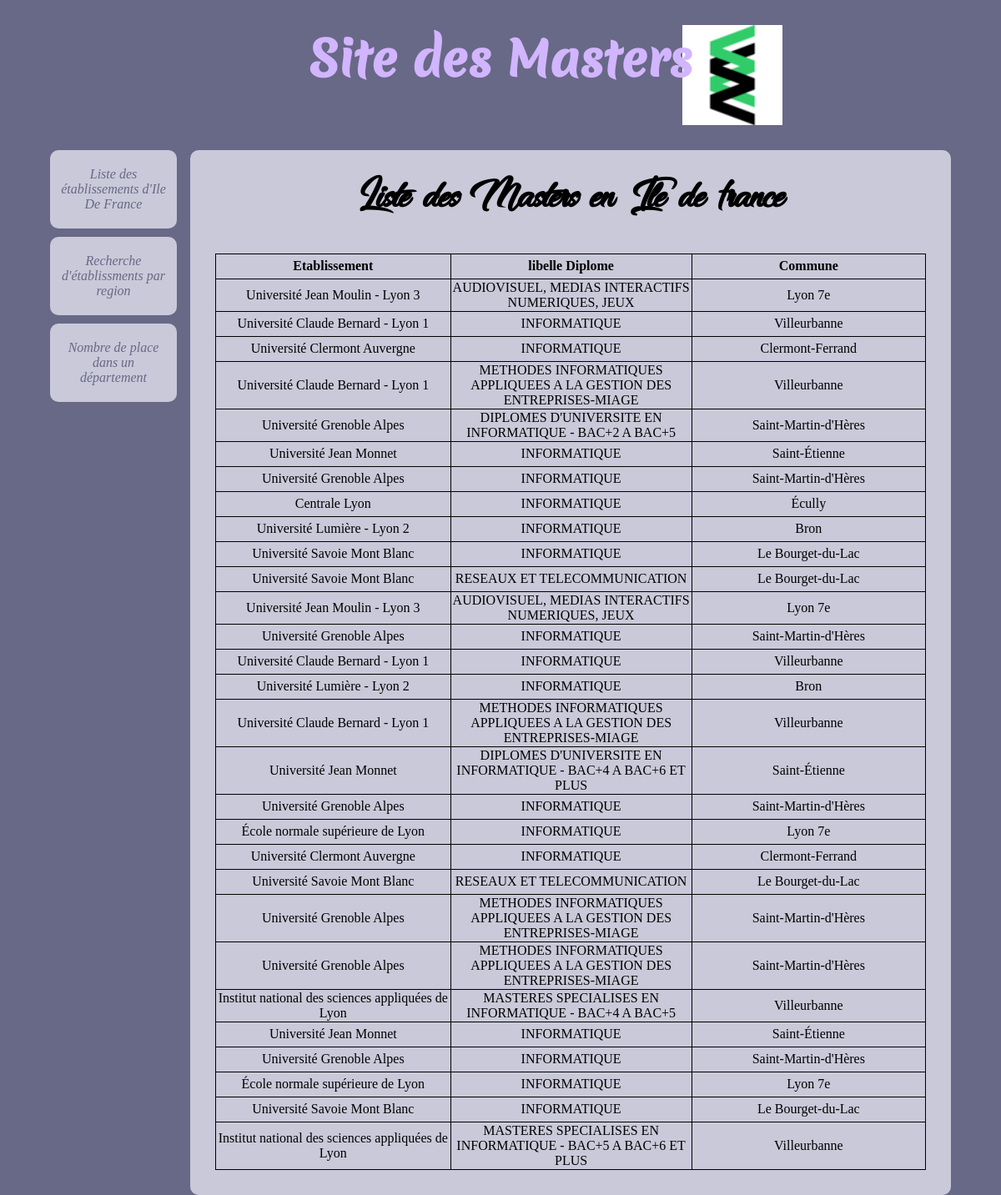
Screenshot of /view_list_model.php?choix_region=R84 with the database file from the repository.
### tables this page shows
CREATE TABLE masters(
    id_etablissement INTEGER NOT NULL,
    type_etablissement VARCHAR(20),
    etablissement VARCHAR(100),
    type_diplome VARCHAR(50),
    regroupement_diplomes VARCHAR(50),
    libelle_diplome VARCHAR(100),
    grande_discipline VARCHAR(50),
    secteur_disciplinaire VARCHAR(50),
    nb_etudiants INTEGER,
    nb_femmes INTEGER,
    nb_hommes INTEGER,
    code_commune  VARCHAR(50),
    commune VARCHAR(50),
    departement VARCHAR(50),
    id_academie VARCHAR(50),
    academie VARCHAR(50),
    id_region VARCHAR(50),
    region VARCHAR(50),
    CodeUAI VARCHAR(50),
    etablissement_actuel VARCHAR(100),
    PRIMARY KEY (id_etablissement)
);

### connexion.php (called while the page is built)
<?php
$dsn = 'mysql:host=localhost;dbname=bdd_master';
$login='root';
$mdp='';
?>

### Model.php (called while the page is built, shortened)
<?php
class Model
{
    private $bd;
    private static $instance = null;
    private function __construct()
    {
        include "connexion.php";
        $this->bd = new PDO($dsn, $login, $mdp);
        $this->bd->setAttribute(PDO::ATTR_ERRMODE, PDO::ERRMODE_EXCEPTION);
        $this->bd->query("SET nameS 'utf8'");
    }
    public static function getModel(){
    if (self::$instance === null) {
        self::$instance = new self();
    }
    return self::$instance;}
    public function getMasterRegion($region)
    {
        $requete = $this->bd->prepare('SELECT * from masters WHERE id_region = :region');
        $requete->bindValue(':region', $region);
        $requete->execute();
        return $requete->fetchall(PDO::FETCH_ASSOC);
    }
}

### view_list_model.php (the view, shortened to what this page needs)
<?php
require_once "Model.php";
?>
<h1>Liste des Masters en Ile de france</h1>
<?php
    if (isset($_GET['choix_region'])) {
        $region = $_GET['choix_region'];
        $l = Model::getModel();
        $masters = $l->getMasterRegion($region);
        echo "<table>";
        echo "<tr><th>Etablissement</th><th>libelle Diplome</th><th>Commune</th></tr>";
        foreach ($masters as $master) {
            echo "<tr>";
            echo"<td>".$master['etablissement']."</td>";
            echo "<td>".$master['libelle_diplome']."</td>";
            echo"<td>".$master['commune']."</td>";
            echo"</tr>";
        }
        echo "</table>";
    }
    ?>

### Content/css/etudeSup.css (style rules this page uses)
* { box-sizing: border-box; }
body { width : 90%; background-color : #686887; margin:auto; overflow-y: scroll ; position: relative; }
header { width : 75%; padding : 30px; text-align : center; color : #D2B5FF; margin:auto; }
main { background-color : #C9C9D9; border-radius : 10px; padding : 30px; position: relative; }
header h1 { padding : 0px; height : 120px; width : 90%; margin:auto; background-image:url('../img/mon_master.png'); background-size: 120px; background-repeat: no-repeat; background-position:center right; min-height: 120px; margin:auto; }
header h1 a { display :block; margin : 0px; font-family: Merienda; height: 100%; text-decoration: none; color : inherit; }
nav ul { margin:0; padding:0; }
nav li { list-style-type : none; padding : 0px; margin-bottom : 10px; }
nav li a { display : block; margin : 0; background-color : #C9C9D9; border-radius : 10px; padding-top : 20px; padding-bottom : 20px; padding-left : 10px; padding-right : 10px; width:100%; vertical-align : middle; text-align : center; text-decoration : none; color : #686887; font-style : italic; }
h1 { font-family: "dancing_in_the_rainbow"; font-size: 3.5em; text-align: center; margin-top: 0px; }
table { border-collapse : collapse; margin : auto; }
td,th { border : 1px solid black; width : 300px; height : 30px; text-align : center; }
body { display:grid; grid-template-columns: 1fr 6fr; column-gap: 1em; grid-template-areas: "h h" "menu main"; }
nav { grid-area: menu; }
header { grid-area: h; }
main { grid-area: main; }

### rows the page displays
masters: etablissement "Université Jean Moulin - Lyon 3", libelle_diplome "AUDIOVISUEL, MEDIAS INTERACTIFS NUMERIQUES, JEUX", commune "Lyon 7e"
masters: etablissement "Université Claude Bernard - Lyon 1", libelle_diplome "INFORMATIQUE", commune "Villeurbanne"
masters: etablissement "Université Clermont Auvergne", libelle_diplome "INFORMATIQUE", commune "Clermont-Ferrand"
masters: etablissement "Université Claude Bernard - Lyon 1", libelle_diplome "METHODES INFORMATIQUES APPLIQUEES A LA GESTION DES ENTREPRISES-MIAGE", commune "Villeurbanne"
masters: etablissement "Université Grenoble Alpes", libelle_diplome "DIPLOMES D'UNIVERSITE EN INFORMATIQUE - BAC+2 A BAC+5", commune "Saint-Martin-d'Hères"
masters: etablissement "Université Jean Monnet", libelle_diplome "INFORMATIQUE", commune "Saint-Étienne"
masters: etablissement "Université Grenoble Alpes", libelle_diplome "INFORMATIQUE", commune "Saint-Martin-d'Hères"
masters: etablissement "Centrale Lyon", libelle_diplome "INFORMATIQUE", commune "Écully"
masters: etablissement "Université Lumière - Lyon 2", libelle_diplome "INFORMATIQUE", commune "Bron"
masters: etablissement "Université Savoie Mont Blanc", libelle_diplome "INFORMATIQUE", commune "Le Bourget-du-Lac"
masters: etablissement "Université Savoie Mont Blanc", libelle_diplome "RESEAUX ET TELECOMMUNICATION", commune "Le Bourget-du-Lac"
masters: etablissement "Université Jean Moulin - Lyon 3", libelle_diplome "AUDIOVISUEL, MEDIAS INTERACTIFS NUMERIQUES, JEUX", commune "Lyon 7e"
masters: etablissement "Université Grenoble Alpes", libelle_diplome "INFORMATIQUE", commune "Saint-Martin-d'Hères"
masters: etablissement "Université Claude Bernard - Lyon 1", libelle_diplome "INFORMATIQUE", commune "Villeurbanne"
masters: etablissement "Université Lumière - Lyon 2", libelle_diplome "INFORMATIQUE", commune "Bron"
masters: etablissement "Université Claude Bernard - Lyon 1", libelle_diplome "METHODES INFORMATIQUES APPLIQUEES A LA GESTION DES ENTREPRISES-MIAGE", commune "Villeurbanne"
masters: etablissement "Université Jean Monnet", libelle_diplome "DIPLOMES D'UNIVERSITE EN INFORMATIQUE - BAC+4 A BAC+6 ET PLUS", commune "Saint-Étienne"
masters: etablissement "Université Grenoble Alpes", libelle_diplome "INFORMATIQUE", commune "Saint-Martin-d'Hères"
masters: etablissement "École normale supérieure de Lyon", libelle_diplome "INFORMATIQUE", commune "Lyon 7e"
masters: etablissement "Université Clermont Auvergne", libelle_diplome "INFORMATIQUE", commune "Clermont-Ferrand"
masters: etablissement "Université Savoie Mont Blanc", libelle_diplome "RESEAUX ET TELECOMMUNICATION", commune "Le Bourget-du-Lac"
masters: etablissement "Université Grenoble Alpes", libelle_diplome "METHODES INFORMATIQUES APPLIQUEES A LA GESTION DES ENTREPRISES-MIAGE", commune "Saint-Martin-d'Hères"
masters: etablissement "Université Grenoble Alpes", libelle_diplome "METHODES INFORMATIQUES APPLIQUEES A LA GESTION DES ENTREPRISES-MIAGE", commune "Saint-Martin-d'Hères"
masters: etablissement "Institut national des sciences appliquées de Lyon", libelle_diplome "MASTERES SPECIALISES EN INFORMATIQUE - BAC+4 A BAC+5", commune "Villeurbanne"
masters: etablissement "Université Jean Monnet", libelle_diplome "INFORMATIQUE", commune "Saint-Étienne"
masters: etablissement "Université Grenoble Alpes", libelle_diplome "INFORMATIQUE", commune "Saint-Martin-d'Hères"
masters: etablissement "École normale supérieure de Lyon", libelle_diplome "INFORMATIQUE", commune "Lyon 7e"
masters: etablissement "Université Savoie Mont Blanc", libelle_diplome "INFORMATIQUE", commune "Le Bourget-du-Lac"
masters: etablissement "Institut national des sciences appliquées de Lyon", libelle_diplome "MASTERES SPECIALISES EN INFORMATIQUE - BAC+5 A BAC+6 ET PLUS", commune "Villeurbanne"
